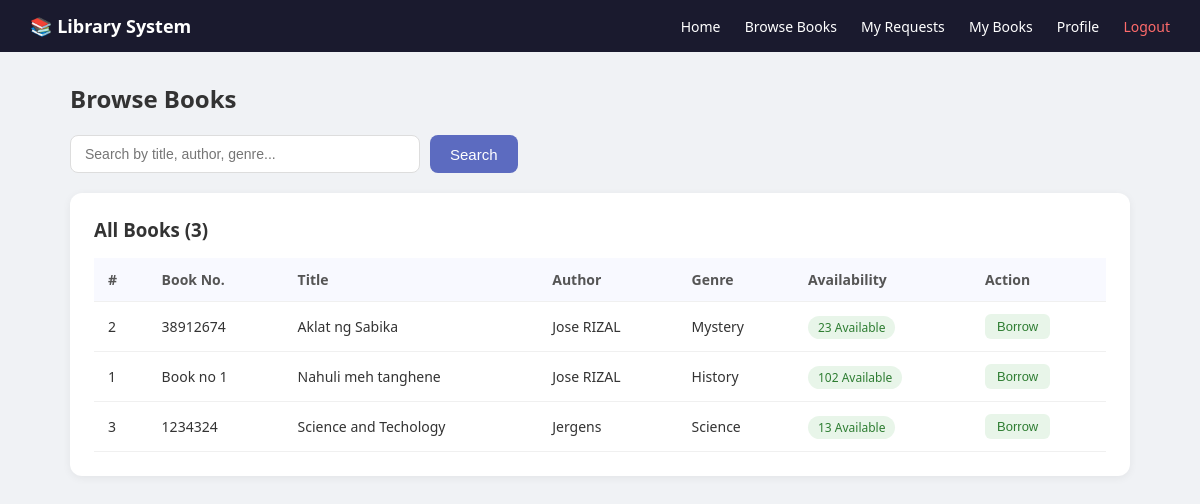
The app's page /brows_books.php (signed in) with its own data.
### tables this page shows
CREATE TABLE `books` (
  `id` int(11) NOT NULL,
  `book_no` varchar(50) DEFAULT NULL,
  `genre` varchar(100) DEFAULT NULL,
  `title` varchar(200) NOT NULL,
  `author` varchar(100) NOT NULL,
  `isbn` varchar(50) DEFAULT NULL,
  `category` varchar(100) DEFAULT NULL,
  `quantity` int(11) DEFAULT 1,
  `available` int(11) DEFAULT 1,
  `created_at` timestamp NOT NULL DEFAULT current_timestamp()
);

### brows_books.php (the view, shortened to what this page needs)
<?php
require 'includes/db_connect.php';
$search = isset($_GET['search']) ? trim($_GET['search']) : '';
if ($search) {
    $sql  = "SELECT * FROM books WHERE title LIKE ? OR author LIKE ? OR genre LIKE ? ORDER BY title";
    $stmt = mysqli_prepare($conn, $sql);
    $like = "%$search%";
    mysqli_stmt_bind_param($stmt, "sss", $like, $like, $like);
    mysqli_stmt_execute($stmt);
    $books = mysqli_stmt_get_result($stmt);
} else {
    $books = mysqli_query($conn, "SELECT * FROM books ORDER BY title");
}
?>
<!DOCTYPE html>
<html lang="en">
<head>
    <link rel="stylesheet" href="css/style.css">
</head>
<body>
<nav class="navbar">
    <span style="font-weight:600; font-size:18px;">📚 Library System</span>
    <div>
        <a href="user_dashboard.php">Home</a>
        <a href="brows_books.php">Browse Books</a>
        <a href="borrow_request.php">My Requests</a>
        <a href="my_borrowed.php">My Books</a>
        <a href="profile.php">Profile</a>
        <a href="logout.php" style="color:#ff6b6b;">Logout</a>
    </div>
</nav>
<div class="container">
    <h2 style="margin-bottom:20px;">Browse Books</h2>
    <div style="margin-bottom:20px;">
        <form method="GET" style="display:flex; gap:10px;">
            <input type="text" name="search" placeholder="Search by title, author, genre..."
                value="<?= htmlspecialchars($search) ?>"
                style="padding:10px 14px; border:1px solid #ddd; border-radius:8px; font-size:14px; width:350px;">
            <button type="submit" class="btn-primary" style="width:auto; padding:10px 20px;">Search</button>
        </form>
    </div>
    <div class="table-box">
        <h3 style="margin-bottom:16px;">All Books (<?= mysqli_num_rows($books) ?>)</h3>
        <table>
            <thead>
                <tr>
                    <th>#</th>
                    <th>Book No.</th>
                    <th>Title</th>
                    <th>Author</th>
                    <th>Genre</th>
                    <th>Availability</th>
                    <th>Action</th>
                </tr>
            </thead>
            <tbody>
                <?php if (mysqli_num_rows($books) > 0): ?>
                    <?php while ($book = mysqli_fetch_assoc($books)): ?>
                    <tr>
                        <td><?= $book['id'] ?></td>
                        <td><?= htmlspecialchars($book['book_no'] ?? '—') ?></td>
                        <td><?= htmlspecialchars($book['title']) ?></td>
                        <td><?= htmlspecialchars($book['author']) ?></td>
                        <td><?= htmlspecialchars($book['genre'] ?? '—') ?></td>
                        <td>
                            <span style="
                                padding:3px 10px;
                                border-radius:20px;
                                font-size:12px;
                                background:<?= $book['available'] > 0 ? '#e8f5e9' : '#fdecea' ?>;
                                color:<?= $book['available'] > 0 ? '#2e7d32' : '#c0392b' ?>;">
                                <?= $book['available'] > 0 ? $book['available'] . ' Available' : 'Not Available' ?>
                            </span>
                        </td>
                        <td>
                            <?php if ($book['available'] > 0): ?>
                                <button class="btn-sm btn-green"
                                    onclick="openBorrowModal(
                                        <?= $book['id'] ?>,
                                        '<?= addslashes($book['title']) ?>',
                                        '<?= addslashes($book['author']) ?>',
                                        '<?= addslashes($book['book_no'] ?? '') ?>',
                                        '<?= addslashes($book['genre'] ?? '') ?>',
                                        <?= $book['available'] ?>
                                    )">
                                    Borrow
                                </button>
                            <?php else: ?>
                                <button class="btn-sm" style="background:#eee; color:#aaa;" disabled>
                                    Not Available
                                </button>
                            <?php endif; ?>
                        </td>
                    </tr>
                    <?php endwhile; ?>
                <?php else: ?>
                    <tr>
                        <td colspan="7" style="text-align:center; color:#888;">No books found.</td>
                    </tr>
                <?php endif; ?>
            </tbody>
        </table>
    </div>
</div>
</body>
</html>

### css/style.css (style rules this page uses)
* { margin: 0; padding: 0; box-sizing: border-box; }
body { font-family: 'Segoe UI', sans-serif; background: #f0f2f5; color: #333; }
.btn-primary { width: 100%; padding: 12px; background: #5c6bc0; color: white; border: none; border-radius: 8px; font-size: 15px; cursor: pointer; transition: background 0.2s; }
.navbar { background: #1a1a2e; color: white; padding: 14px 30px; display: flex; justify-content: space-between; align-items: center; }
.navbar a { color: white; text-decoration: none; margin-left: 20px; font-size: 14px; }
.container { max-width: 1100px; margin: 30px auto; padding: 0 20px; }
.table-box { background: white; padding: 24px; border-radius: 12px; box-shadow: 0 2px 8px rgba(0,0,0,0.06); }
table { width: 100%; border-collapse: collapse; }
th, td { padding: 12px 14px; text-align: left; border-bottom: 1px solid #f0f0f0; font-size: 14px; }
th { background: #f8f9ff; font-weight: 600; color: #555; }
.btn-sm { padding: 5px 12px; border-radius: 6px; border: none; cursor: pointer; font-size: 13px; }
.btn-green { background: #e8f5e9; color: #2e7d32; }

### records on screen
books: id "2", book_no "38912674", title "Aklat ng Sabika", author "Jose RIZAL", genre "Mystery", available "23"
books: id "1", book_no "Book no 1", title "Nahuli meh tanghene", author "Jose RIZAL", genre "History", available "102"
books: id "3", book_no "1234324", title "Science and Techology", author "Jergens", genre "Science", available "13"

### other values on screen
mysqli_num_rows($books) "3"
